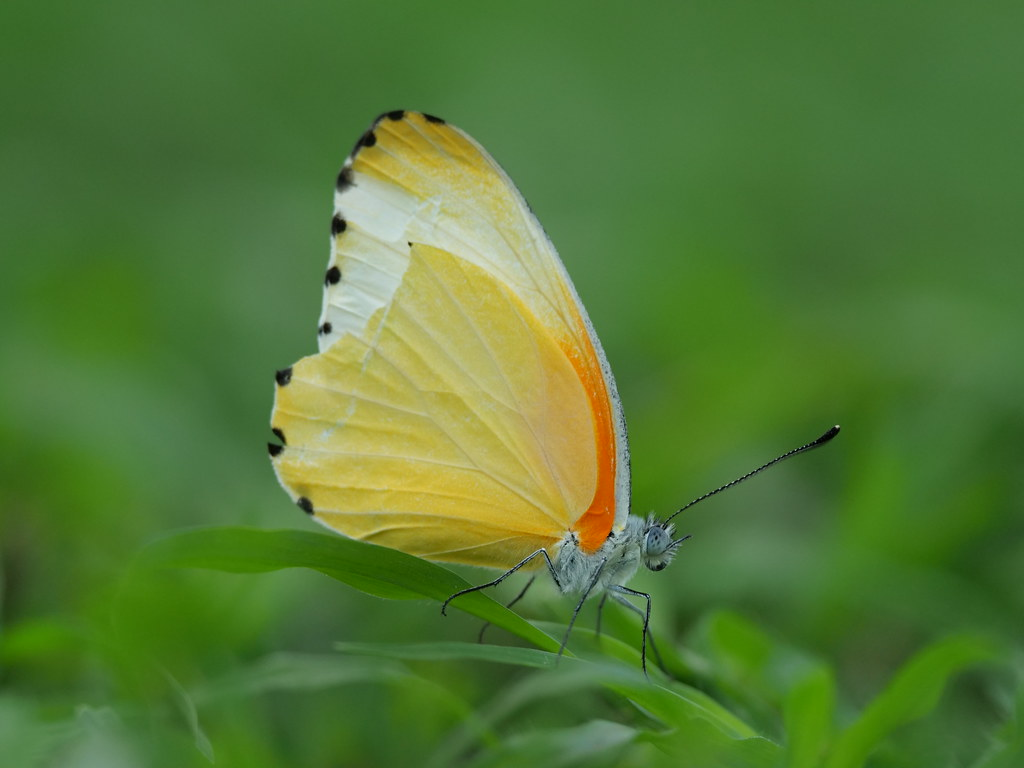
#> input picture day19/Image/butterfly.jpg, 1024 x 768 px
$ python myopen06.py
#> lines starting #> are read from the running program, lines starting #| are printed output that depends on the picture
import cv2

image = cv2.imread("Image/butterfly.jpg", cv2.COLOR_BGR2GRAY)
#> image is the input picture: shape (768, 1024, 3); mean B, G, R 54.2, 121.4, 84.1

image = image[100:900, 300:800].copy()
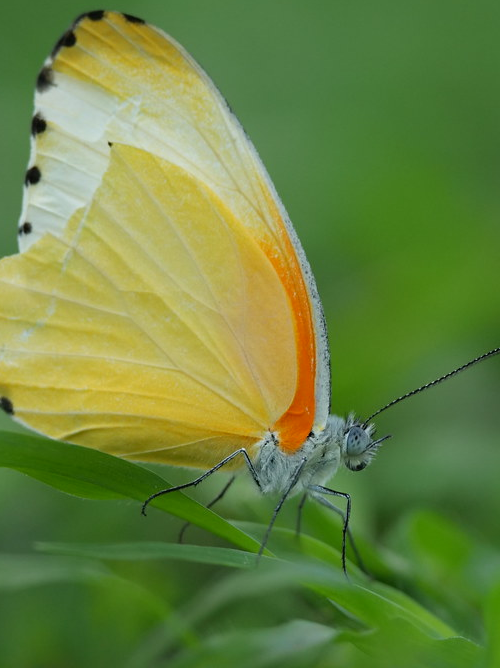
#> image: shape (668, 500, 3); mean B, G, R 64.5, 133.2, 106.9

cv2.imshow("butterfly", image)
cv2.imwrite('Image/myImage.jpg', image)


cv2.waitKey(0)
cv2.destroyAllWindows()
